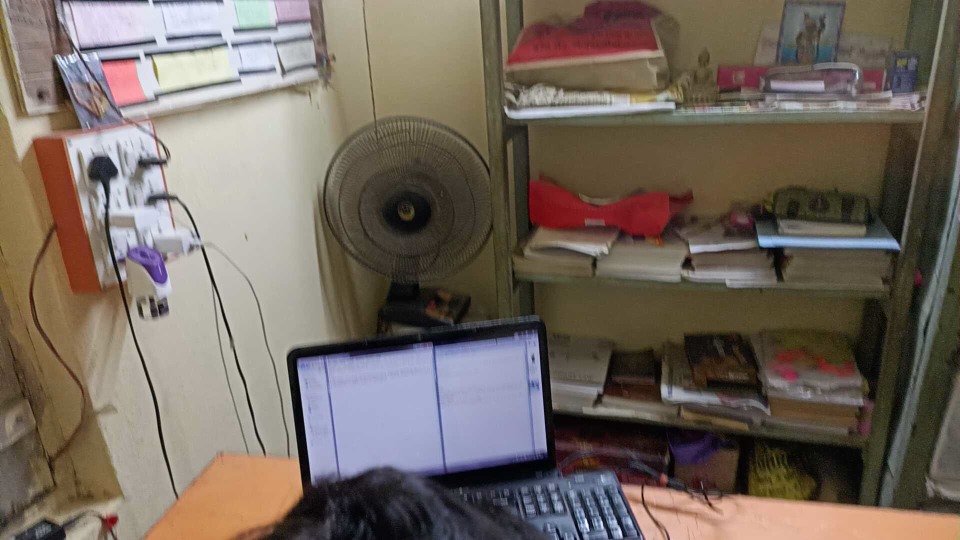
#> input picture Day 4 - Moving Object Detection using OpenCV/ex 4.op imagefromCamera.jpg, 1920 x 1080 px, given in place of video, which was not available (shown at 1/2 size)
$ python 'Ex.6 - Moving Object Detection.py'
#> lines starting #> are read from the running program, lines starting #| are printed output that depends on the picture; pictures that were not available may be replaced by others from this repository, and a replacement may not be noted
"""import cv2
import time
import imutils

cam = cv2.VideoCapture(0)
time.sleep(0)

firstFrame = None
area = 400
count = 0

while True:
    _,img = cam.read()
    text = "Normal"
    img = imutils.resize(img, width=500)
    grayImg = cv2.cvtColor(img, cv2.COLOR_BGR2GRAY)
    gauss = cv2.GaussianBlur(grayImg, (21, 21), 0)
    if firstFrame is None:
        firstFrame = gauss
        continue
    imgDiff = cv2.absdiff(firstFrame, gauss)
    thres = cv2.threshold(imgDiff, 25, 255, cv2.THRESH_BINARY)[1]
    thres = cv2.dilate(thres, None, iterations=2)
    cnts = cv2.findContours(thres.copy(), cv2.RETR_EXTERNAL,
            cv2.CHAIN_APPROX_SIMPLE)
    cnts = imutils.grab_contours(cnts)
    for c in cnts:
        if cv2.contourArea(c) < area:
            continue
        (x, y, w, h) = cv2.boundingRect(c)

        cv2.rectangle(img, (x, y), (x + w, y + h), (0, 255, 0), 2)
        count += 1
        text = "Moving Object Detected"
    print(text, count)
    num = str(count)
    cv2.putText(img, num, (420, 20), cv2.FONT_HERSHEY_SIMPLEX, 0.5, (0, 0, 255), 2)
    cv2.putText(img, text, (10, 20), cv2.FONT_HERSHEY_SIMPLEX, 0.5, (255, 255, 0), 2)
    cv2.putText(img, "Moving Object Count :", (230, 20), cv2.FONT_HERSHEY_SIMPLEX, 0.5, (0, 0, 255), 2)
    cv2.putText(img, text, (10, 20), cv2.FONT_HERSHEY_SIMPLEX, 0.5, (0, 0, 255), 2)
    cv2.imshow("cameraFeed",img)
    key = cv2.waitKey(1)& 0xFF
    if key == ord("a"):
        break

cam.release()
cv2.destroyAllWindows()
"""

import cv2
import time
import imutils
url = 'http://192.168.29.107:8080/video'
cam = cv2.VideoCapture(url)
time.sleep(1)

firstFrame = None
area = 500
count = 0

while True:
    _,img = cam.read()
#> img is the input picture: shape (1080, 1920, 3); mean B, G, R 95, 104.6, 115.9
    text = "Normal"
    img = imutils.resize(img, width=500)
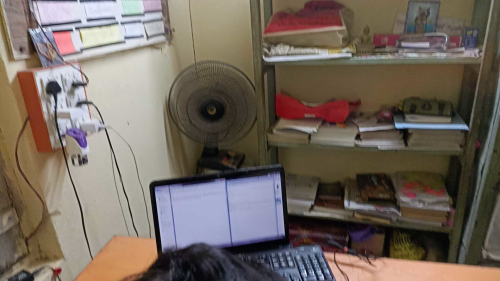
#> img: shape (281, 500, 3); mean B, G, R 95, 104.6, 115.9
    grayImg = cv2.cvtColor(img, cv2.COLOR_BGR2GRAY)
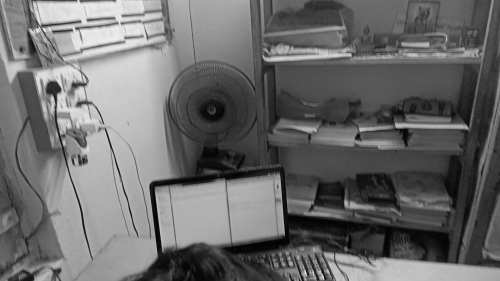
#> grayImg: shape (281, 500); min 3, max 244, mean 106.9
    gauss = cv2.GaussianBlur(grayImg, (21, 21), 0)
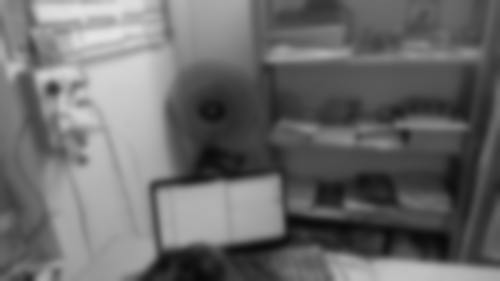
#> gauss: shape (281, 500); min 10, max 228, mean 106.9
    if firstFrame is None:
        firstFrame = gauss
        continue
    imgDiff = cv2.absdiff(firstFrame, gauss)
    thres = cv2.threshold(imgDiff, 25, 255, cv2.THRESH_BINARY)[1]
    thres = cv2.dilate(thres, None, iterations=2)
    cnts = cv2.findContours(thres.copy(), cv2.RETR_EXTERNAL,
            cv2.CHAIN_APPROX_SIMPLE)
    cnts = imutils.grab_contours(cnts)
    for c in cnts:
        if cv2.contourArea(c) < area:
            continue
        (x, y, w, h) = cv2.boundingRect(c)

        cv2.rectangle(img, (x, y), (x + w, y + h), (0, 255, 0), 2)
        count += 1
        text = "Moving Object Detected"
    print(text, count)
    num = str(count)
    cv2.putText(img, num, (420, 20), cv2.FONT_HERSHEY_SIMPLEX, 0.5, (0, 0, 255), 2)
    cv2.putText(img, text, (10, 20), cv2.FONT_HERSHEY_SIMPLEX, 0.5, (255, 255, 0), 2)
    cv2.putText(img, "Moving Object Count :", (230, 20), cv2.FONT_HERSHEY_SIMPLEX, 0.5, (0, 0, 255), 2)
    cv2.putText(img, text, (10, 20), cv2.FONT_HERSHEY_SIMPLEX, 0.5, (0, 0, 255), 2)
    cv2.imshow("cameraFeed",img)
    key = cv2.waitKey(1)& 0xFF
    if key == ord("a"):
        break

cam.release()
cv2.destroyAllWindows()

$ run again, on Day 4 - Moving Object Detection using OpenCV/ex 4.op (Camera Opening command Click).jpg
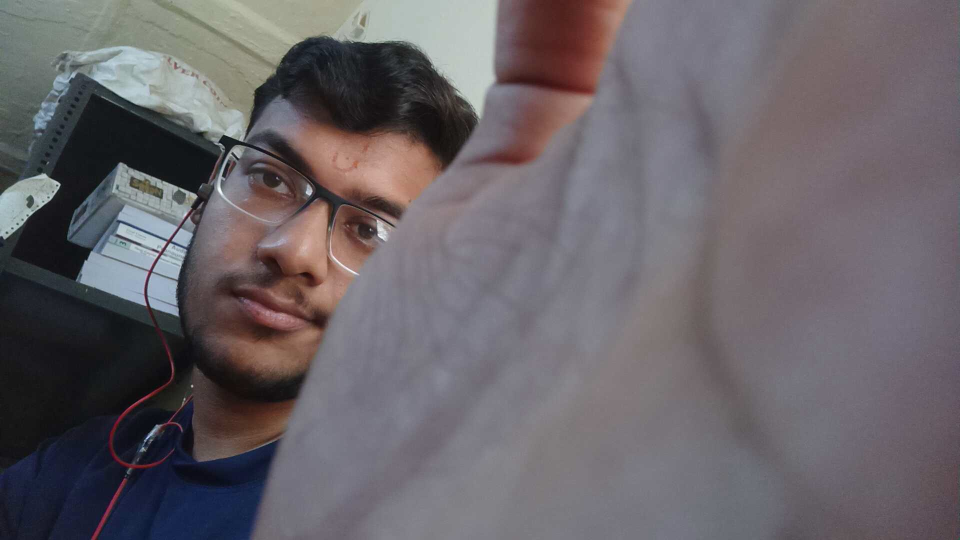
#> input picture Day 4 - Moving Object Detection using OpenCV/ex 4.op (Camera Opening command Click).jpg, 1920 x 1080 px, given in place of video, which was not available (shown at 1/2 size)
#> img is the input picture: shape (1080, 1920, 3); mean B, G, R 104.1, 99.1, 104.7
#> img: shape (281, 500, 3)
#> `grayImg = cv2.cvtColor(img, cv2.COLOR_BGR2GRAY)`:
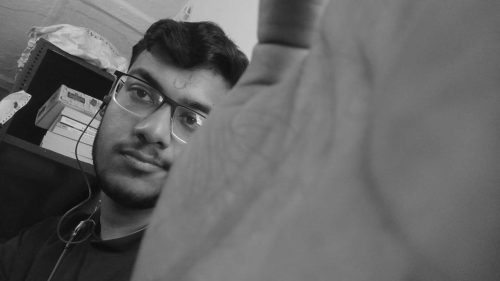
#> grayImg: shape (281, 500); min 12, max 241, mean 101.3
#> `gauss = cv2.GaussianBlur(grayImg, (21, 21), 0)`:
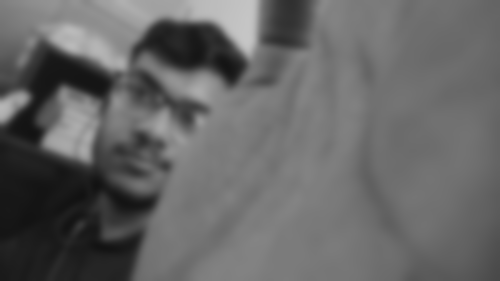
#> gauss: shape (281, 500); min 18, max 197, mean 101.3
